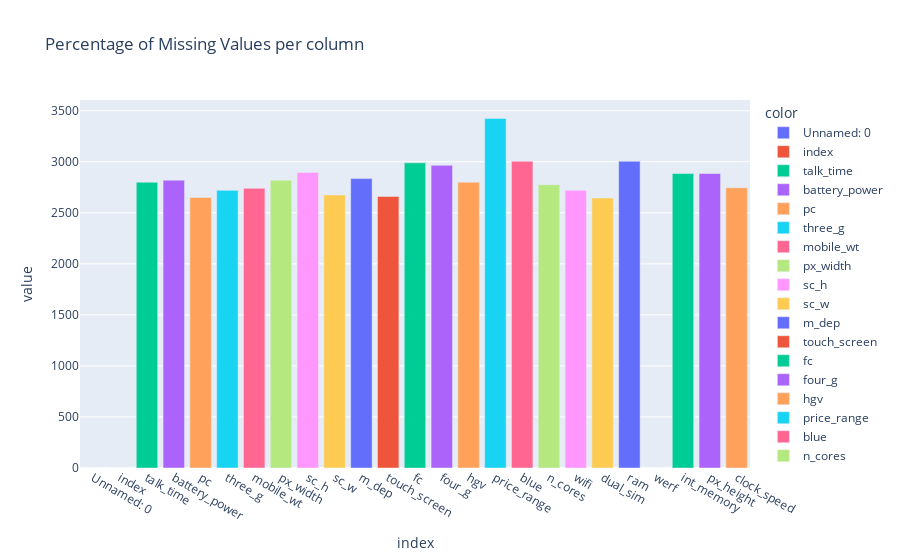

Source (notebook cell):
### Code cell
# Cantidad de nulos 
# pip install nbformat 
# (ds.isnull().sum()*100/len(ds)).plot.bar(title = 'Percentage of Missing Values per column',color=ds.columns)
(ds.isnull().sum()).plot.bar(title = 'Percentage of Missing Values per column',color=ds.columns)

### Figure 1 — Plotly figure (JSON) as saved in the notebook; plotly's stock layout.template omitted (floating-point values rounded to 4 significant figures)
{"data": [{"alignmentgroup": "True", "hovertemplate": "color=Unnamed: 0<br>index=%{x}<br>value=%{y}<extra></extra>", "legendgroup": "Unnamed: 0", "marker": {"color": "#636efa", "pattern": {"shape": ""}}, "name": "Unnamed: 0", "offsetgroup": "Unnamed: 0", "orientation": "v", "showlegend": true, "textposition": "auto", "type": "bar", "x": ["Unnamed: 0"], "xaxis": "x", "y": [0], "yaxis": "y"}, {"alignmentgroup": "True", "hovertemplate": "color=index<br>index=%{x}<br>value=%{y}<extra></extra>", "legendgroup": "index", "marker": {"color": "#EF553B", "pattern": {"shape": ""}}, "name": "index", "offsetgroup": "index", "orientation": "v", "showlegend": true, "textposition": "auto", "type": "bar", "x": ["index"], "xaxis": "x", "y": [0], "yaxis": "y"}, {"alignmentgroup": "True", "hovertemplate": "color=talk_time<br>index=%{x}<br>value=%{y}<extra></extra>", "legendgroup": "talk_time", "marker": {"color": "#00cc96", "pattern": {"shape": ""}}, "name": "talk_time", "offsetgroup": "talk_time", "orientation": "v", "showlegend": true, "textposition": "auto", "type": "bar", "x": ["talk_time"], "xaxis": "x", "y": [2800], "yaxis": "y"}, {"alignmentgroup": "True", "hovertemplate": "color=battery_power<br>index=%{x}<br>value=%{y}<extra></extra>", "legendgroup": "battery_power", "marker": {"color": "#ab63fa", "pattern": {"shape": ""}}, "name": "battery_power", "offsetgroup": "battery_power", "orientation": "v", "showlegend": true, "textposition": "auto", "type": "bar", "x": ["battery_power"], "xaxis": "x", "y": [2820], "yaxis": "y"}, {"alignmentgroup": "True", "hovertemplate": "color=pc<br>index=%{x}<br>value=%{y}<extra></extra>", "legendgroup": "pc", "marker": {"color": "#FFA15A", "pattern": {"shape": ""}}, "name": "pc", "offsetgroup": "pc", "orientation": "v", "showlegend": true, "textposition": "auto", "type": "bar", "x": ["pc"], "xaxis": "x", "y": [2650], "yaxis": "y"}, {"alignmentgroup": "True", "hovertemplate": "color=three_g<br>index=%{x}<br>value=%{y}<extra></extra>", "legendgroup": "three_g", "marker": {"color": "#19d3f3", "pattern": {"shape": ""}}, "name": "three_g", "offsetgroup": "three_g", "orientation": "v", "showlegend": true, "textposition": "auto", "type": "bar", "x": ["three_g"], "xaxis": "x", "y": [2720], "yaxis": "y"}, {"alignmentgroup": "True", "hovertemplate": "color=mobile_wt<br>index=%{x}<br>value=%{y}<extra></extra>", "legendgroup": "mobile_wt", "marker": {"color": "#FF6692", "pattern": {"shape": ""}}, "name": "mobile_wt", "offsetgroup": "mobile_wt", "orientation": "v", "showlegend": true, "textposition": "auto", "type": "bar", "x": ["mobile_wt"], "xaxis": "x", "y": [2740], "yaxis": "y"}, {"alignmentgroup": "True", "hovertemplate": "color=px_width<br>index=%{x}<br>value=%{y}<extra></extra>", "legendgroup": "px_width", "marker": {"color": "#B6E880", "pattern": {"shape": ""}}, "name": "px_width", "offsetgroup": "px_width", "orientation": "v", "showlegend": true, "textposition": "auto", "type": "bar", "x": ["px_width"], "xaxis": "x", "y": [2820], "yaxis": "y"}, {"alignmentgroup": "True", "hovertemplate": "color=sc_h<br>index=%{x}<br>value=%{y}<extra></extra>", "legendgroup": "sc_h", "marker": {"color": "#FF97FF", "pattern": {"shape": ""}}, "name": "sc_h", "offsetgroup": "sc_h", "orientation": "v", "showlegend": true, "textposition": "auto", "type": "bar", "x": ["sc_h"], "xaxis": "x", "y": [2895], "yaxis": "y"}, {"alignmentgroup": "True", "hovertemplate": "color=sc_w<br>index=%{x}<br>value=%{y}<extra></extra>", "legendgroup": "sc_w", "marker": {"color": "#FECB52", "pattern": {"shape": ""}}, "name": "sc_w", "offsetgroup": "sc_w", "orientation": "v", "showlegend": true, "textposition": "auto", "type": "bar", "x": ["sc_w"], "xaxis": "x", "y": [2675], "yaxis": "y"}, {"alignmentgroup": "True", "hovertemplate": "color=m_dep<br>index=%{x}<br>value=%{y}<extra></extra>", "legendgroup": "m_dep", "marker": {"color": "#636efa", "pattern": {"shape": ""}}, "name": "m_dep", "offsetgroup": "m_dep", "orientation": "v", "showlegend": true, "textposition": "auto", "type": "bar", "x": ["m_dep"], "xaxis": "x", "y": [2835], "yaxis": "y"}, {"alignmentgroup": "True", "hovertemplate": "color=touch_screen<br>index=%{x}<br>value=%{y}<extra></extra>", "legendgroup": "touch_screen", "marker": {"color": "#EF553B", "pattern": {"shape": ""}}, "name": "touch_screen", "offsetgroup": "touch_screen", "orientation": "v", "showlegend": true, "textposition": "auto", "type": "bar", "x": ["touch_screen"], "xaxis": "x", "y": [2660], "yaxis": "y"}, {"alignmentgroup": "True", "hovertemplate": "color=fc<br>index=%{x}<br>value=%{y}<extra></extra>", "legendgroup": "fc", "marker": {"color": "#00cc96", "pattern": {"shape": ""}}, "name": "fc", "offsetgroup": "fc", "orientation": "v", "showlegend": true, "textposition": "auto", "type": "bar", "x": ["fc"], "xaxis": "x", "y": [2990], "yaxis": "y"}, {"alignmentgroup": "True", "hovertemplate": "color=four_g<br>index=%{x}<br>value=%{y}<extra></extra>", "legendgroup": "four_g", "marker": {"color": "#ab63fa", "pattern": {"shape": ""}}, "name": "four_g", "offsetgroup": "four_g", "orientation": "v", "showlegend": true, "textposition": "auto", "type": "bar", "x": ["four_g"], "xaxis": "x", "y": [2965], "yaxis": "y"}, {"alignmentgroup": "True", "hovertemplate": "color=hgv<br>index=%{x}<br>value=%{y}<extra></extra>", "legendgroup": "hgv", "marker": {"color": "#FFA15A", "pattern": {"shape": ""}}, "name": "hgv", "offsetgroup": "hgv", "orientation": "v", "showlegend": true, "textposition": "auto", "type": "bar", "x": ["hgv"], "xaxis": "x", "y": [2800], "yaxis": "y"}, {"alignmentgroup": "True", "hovertemplate": "color=price_range<br>index=%{x}<br>value=%{y}<extra></extra>", "legendgroup": "price_range", "marker": {"color": "#19d3f3", "pattern": {"shape": ""}}, "name": "price_range", "offsetgroup": "price_range", "orientation": "v", "showlegend": true, "textposition": "auto", "type": "bar", "x": ["price_range"], "xaxis": "x", "y": [3425], "yaxis": "y"}, {"alignmentgroup": "True", "hovertemplate": "color=blue<br>index=%{x}<br>value=%{y}<extra></extra>", "legendgroup": "blue", "marker": {"color": "#FF6692", "pattern": {"shape": ""}}, "name": "blue", "offsetgroup": "blue", "orientation": "v", "showlegend": true, "textposition": "auto", "type": "bar", "x": ["blue"], "xaxis": "x", "y": [3005], "yaxis": "y"}, {"alignmentgroup": "True", "hovertemplate": "color=n_cores<br>index=%{x}<br>value=%{y}<extra></extra>", "legendgroup": "n_cores", "marker": {"color": "#B6E880", "pattern": {"shape": ""}}, "name": "n_cores", "offsetgroup": "n_cores", "orientation": "v", "showlegend": true, "textposition": "auto", "type": "bar", "x": ["n_cores"], "xaxis": "x", "y": [2775], "yaxis": "y"}, {"alignmentgroup": "True", "hovertemplate": "color=wifi<br>index=%{x}<br>value=%{y}<extra></extra>", "legendgroup": "wifi", "marker": {"color": "#FF97FF", "pattern": {"shape": ""}}, "name": "wifi", "offsetgroup": "wifi", "orientation": "v", "showlegend": true, "textposition": "auto", "type": "bar", "x": ["wifi"], "xaxis": "x", "y": [2720], "yaxis": "y"}, {"alignmentgroup": "True", "hovertemplate": "color=dual_sim<br>index=%{x}<br>value=%{y}<extra></extra>", "legendgroup": "dual_sim", "marker": {"color": "#FECB52", "pattern": {"shape": ""}}, "name": "dual_sim", "offsetgroup": "dual_sim", "orientation": "v", "showlegend": true, "textposition": "auto", "type": "bar", "x": ["dual_sim"], "xaxis": "x", "y": [2645], "yaxis": "y"}, {"alignmentgroup": "True", "hovertemplate": "color=ram<br>index=%{x}<br>value=%{y}<extra></extra>", "legendgroup": "ram", "marker": {"color": "#636efa", "pattern": {"shape": ""}}, "name": "ram", "offsetgroup": "ram", "orientation": "v", "showlegend": true, "textposition": "auto", "type": "bar", "x": ["ram"], "xaxis": "x", "y": [3005], "yaxis": "y"}, {"alignmentgroup": "True", "hovertemplate": "color=werf<br>index=%{x}<br>value=%{y}<extra></extra>", "legendgroup": "werf", "marker": {"color": "#EF553B", "pattern": {"shape": ""}}, "name": "werf", "offsetgroup": "werf", "orientation": "v", "showlegend": true, "textposition": "auto", "type": "bar", "x": ["werf"], "xaxis": "x", "y": [0], "yaxis": "y"}, {"alignmentgroup": "True", "hovertemplate": "color=int_memory<br>index=%{x}<br>value=%{y}<extra></extra>", "legendgroup": "int_memory", "marker": {"color": "#00cc96", "pattern": {"shape": ""}}, "name": "int_memory", "offsetgroup": "int_memory", "orientation": "v", "showlegend": true, "textposition": "auto", "type": "bar", "x": ["int_memory"], "xaxis": "x", "y": [2885], "yaxis": "y"}, {"alignmentgroup": "True", "hovertemplate": "color=px_height<br>index=%{x}<br>value=%{y}<extra></extra>", "legendgroup": "px_height", "marker": {"color": "#ab63fa", "pattern": {"shape": ""}}, "name": "px_height", "offsetgroup": "px_height", "orientation": "v", "showlegend": true, "textposition": "auto", "type": "bar", "x": ["px_height"], "xaxis": "x", "y": [2885], "yaxis": "y"}, {"alignmentgroup": "True", "hovertemplate": "color=clock_speed<br>index=%{x}<br>value=%{y}<extra></extra>", "legendgroup": "clock_speed", "marker": {"color": "#FFA15A", "pattern": {"shape": ""}}, "name": "clock_speed", "offsetgroup": "clock_speed", "orientation": "v", "showlegend": true, "textposition": "auto", "type": "bar", "x": ["clock_speed"], "xaxis": "x", "y": [2745], "yaxis": "y"}], "layout": {"barmode": "relative", "legend": {"title": {"text": "color"}, "tracegroupgap": 0}, "title": {"text": "Percentage of Missing Values per column"}, "xaxis": {"anchor": "y", "domain": [0, 1], "title": {"text": "index"}}, "yaxis": {"anchor": "x", "domain": [0, 1], "title": {"text": "value"}}}}
